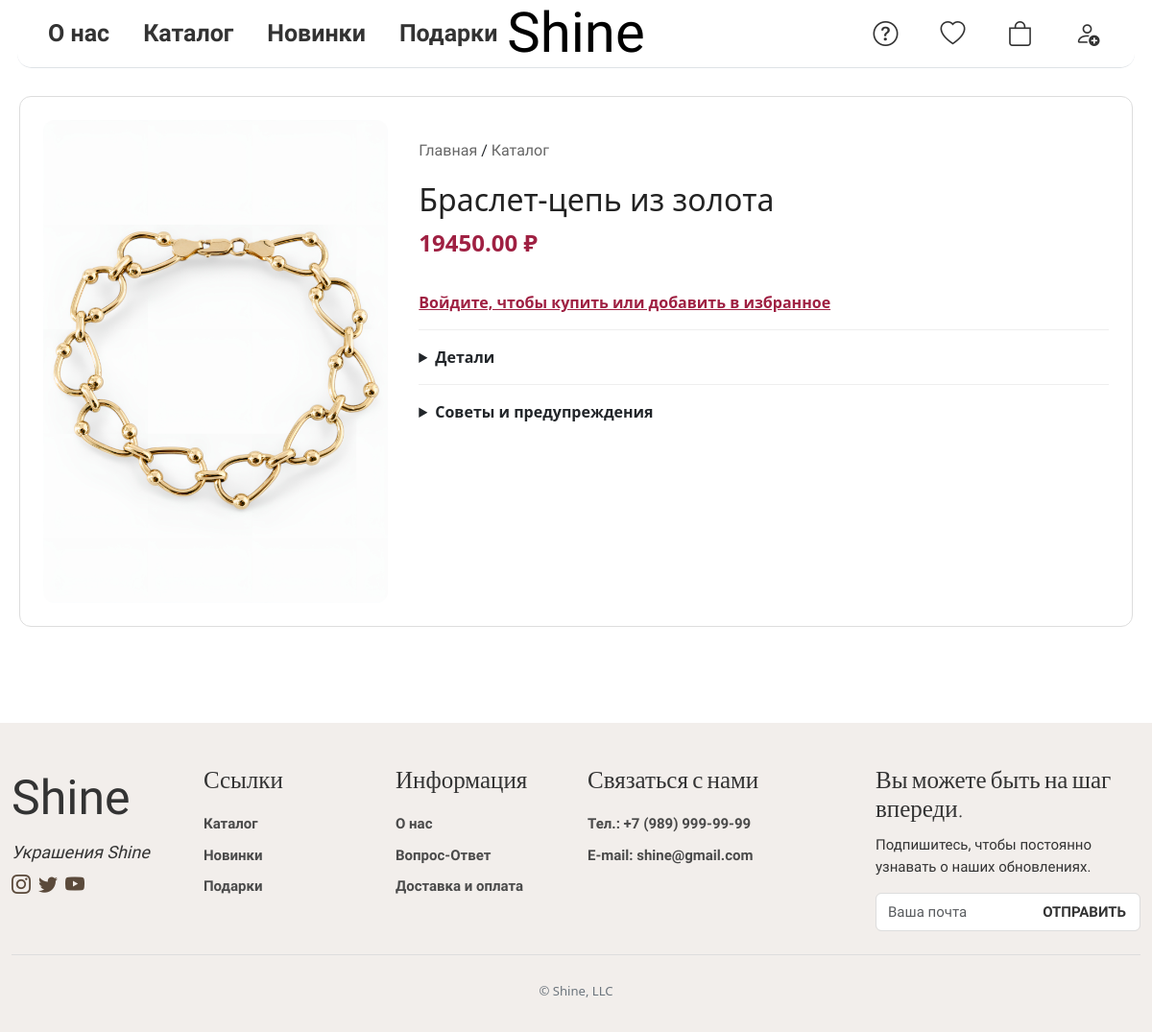
/product/1/, run on the app's committed database.
### webapp/models.py (models this page shows, shortened)
class ViewProduct(models.Model):
    TYPE_CHOICES = [
        ('all', 'Показать все'),
        ('gold', 'Золото'),
        ('silver', 'Серебро'),
    ]
    type_material = models.CharField(max_length=10,choices=TYPE_CHOICES, verbose_name="Вид материала",default='all')
    category = models.ForeignKey(TypeProduct, related_name='view_products', on_delete=models.CASCADE, verbose_name='Категория', null=True, blank=True)
    product = models.ImageField(upload_to='product', verbose_name="Изображение товара")
    name_product = models.CharField(max_length=200, verbose_name="Название")
    price = models.DecimalField(max_digits=10, decimal_places=2, verbose_name="Цена")
    quantity = models.PositiveIntegerField(default=0, verbose_name="Количество")
    is_active = models.BooleanField(default=True, verbose_name="Активен", db_index=True)
    views = models.PositiveIntegerField(default=0, verbose_name="Просмотры")
    created_at = models.DateTimeField(auto_now_add=True)
    updated_at = models.DateTimeField(auto_now=True)
    old_price = models.DecimalField(max_digits=10, decimal_places=2, blank=True, null=True, verbose_name='Старая цена')
    discount = models.DecimalField(max_digits=5, decimal_places=2, blank=True, null=True, verbose_name='Скидка (%)')
    final_price = models.DecimalField(max_digits=10, decimal_places=2, blank=True, null=True,verbose_name='Цена со скидкой')
    objects = ProductQuerySet.as_manager()
    class Meta:
        ordering = ['-created_at']
        verbose_name = 'Все товары'
        verbose_name_plural = 'Все товары'
        indexes = [models.Index(fields=['is_active']),]

### webapp/views.py (the view)
# urls.py: path('product/<int:pk>/', views.product_view, name='product_view'),
def product_view(request, pk):
    product = get_object_or_404(ViewProduct, pk=pk)
    info = InfoProduct.objects.filter(view_product=product).first()
    details = ProductDetail.objects.filter(product=info) if info else []
    warnings = ProductWarning.objects.filter(product=info) if info else []
    return render(request, 'product.html', {
        'product': product,
        'info': info,
        'details': details,
        'warnings': warnings,
    })

### templates/product.html (shortened to what this page needs)
{% extends 'base.html' %}
{% load static %}
{% block content %}
<div class="nova-product-container">
  <div class="nova-product-card">
    <div class="nova-left">
      <img src="{{ product.product.url }}" alt="{{ product.name_product }}" class="nova-product-img">
    </div>
    <div class="nova-right">
      <div class="shine-breadcrumb">
        <a href="{% url 'main' %}" class="shine-breadcrumb-link">Главная</a> /
        <a href="{% url 'helper' %}" class="shine-breadcrumb-link">Каталог</a>
      </div>
      <h1 class="nova-product-title">{{ product.name_product }}</h1>
      <p class="nova-product-price">{{ product.price }} ₽</p>
      {% if request.user.is_authenticated %}
        {% if product in wishlist_products %}
          <form action="" method="post" class="nova-inline-form">
            {% csrf_token %}<button class="nova-heart active">♥</button>
          </form>
        {% else %}
          <form action="" method="post" class="nova-inline-form">
            {% csrf_token %}<button class="nova-heart">♡</button>
          </form>
        {% endif %}
        {% if product in cart_products %}
          <form action="" method="post" class="nova-inline-form">
            {% csrf_token %}<button class="nova-btn-buy">Убрать из корзины</button>
          </form>
        {% else %}
          <form action="" method="post" class="nova-inline-form">
            {% csrf_token %}<button class="nova-btn-buy">Купить</button>
          </form>
        {% endif %}
      {% else %}
        <a href="" class="nova-login-link">
          Войдите, чтобы купить или добавить в избранное
        </a>
      {% endif %}
      <details class="nova-details-section">
        <summary class="nova-summary">Детали</summary>
      </details>
      <details class="nova-details-section">
  <summary class="nova-summary">Советы и предупреждения</summary>
</details>
    </div>
  </div>
</div>
{% endblock %}

### webapp/static/css/style.css (style rules this page uses)
html, body { height: 100%; margin: 0; }
body { display: flex; flex-direction: column; }
.shine-breadcrumb { font-family: "Bellota", system-ui; margin: 20px 0; font-size: 16px; }
.shine-breadcrumb-link { text-decoration: none; color: #666 !important; }
.nova-product-container { max-width: 1820px; margin: 0 auto; padding: 100px 20px; }
.nova-product-card { display: flex; flex-wrap: wrap; gap: 2rem; border: 1px solid #ddd; border-radius: 12px; background-color: #fff; padding: 1.5rem; }
.nova-left { flex: 1; max-width: 400px; }
.nova-product-img { width: 100%; border-radius: 12px; object-fit: contain; }
.nova-right { flex: 2; min-width: 300px; }
.nova-product-title { font-size: 2rem; margin-bottom: 0.5rem; color: #222; }
.nova-product-price { font-size: 1.5rem; color: #9F2042; margin-bottom: 1rem; font-weight: 600; }
.nova-details-section { margin-top: 1rem; border-top: 1px solid #eee; padding-top: 1rem; }
.nova-summary { font-weight: bold; font-size: 1rem; cursor: pointer; user-select: none; }
.nova-login-link { color: #9F2042; text-decoration: underline; font-weight: 600; display: inline-block; margin-top: 1rem; }

### data on the page
ViewProduct: product (picture), name_product "Браслет-цепь из золота", price "19450.00"
